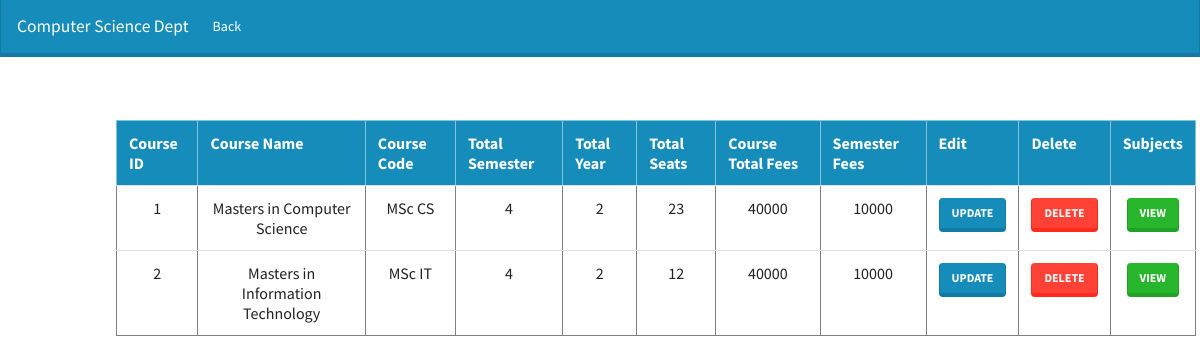
The page /Admin/view_courses.php on the database its author committed.
### tables this page shows
CREATE TABLE `course` (
  `cid` int(11) NOT NULL,
  `cname` varchar(70) NOT NULL,
  `ctotsem` int(11) NOT NULL,
  `ctotyear` int(11) NOT NULL,
  `ctotcapacity` int(11) NOT NULL,
  `ctotfees` int(11) NOT NULL,
  `csemfees` int(11) NOT NULL,
  `cshort` varchar(50) NOT NULL
);

### Admin/view_courses.php (the view, shortened to what this page needs)
<?php
$servername = "localhost";
$username = "root";
$password = "";
$myDB = "Web_Project";
extract ($_POST);
$conn = mysqli_connect($servername,$username,$password,$myDB);
$query = "SELECT * FROM course";
$data = mysqli_query($conn, $query);
$total= mysqli_num_rows($data);
if($total !=0)
{
  ?>
  <html>
  <head>
  <link rel="stylesheet" type="text/css" href="../css/style.css">
  </head>
  <center>
  <body>
    <nav class="navbar navbar-expand-lg navbar-dark bg-primary" style="margin-top: 0px !important;">
  <a class="navbar-brand" href="#">Computer Science Dept</a>
  <div class="collapse navbar-collapse" id="navbarColor01">
    <ul class="navbar-nav mr-auto">
      <li class="nav-item active">
        <a class="nav-link" href="index.php"><span class="iconify" data-icon="ic:baseline-arrow-back-ios-new" data-inline="false"></span>Back
        </a>
      </li>
    </ul>
  </div>
</nav>
<br>
<br>
<br>
<div class="container" style="margin-left: 86px">
<div class="col-12">
 <table border=1  class="table table-hover">
 <tr class="table-primary">
 <th>Course ID</th>
 <th>Course Name</th>
 <th>Course Code</th>
 <th>Total Semester</th>
 <th>Total Year</th>
  <th>Total Seats</th>
 <th>Course Total Fees</th>
  <th>Semester Fees</th>
  <th>Edit</th>
  <th>Delete</th>
  <th>Subjects</th>
 </tr>
  <?php
  while($result = mysqli_fetch_assoc($data))
  {
    echo "<tr id=".$result['cid'].">
 <td align='center'>".$result['cid']."</td>
 <td align='center' data-target='cname'>".$result['cname']."</td>
 <td align='center' data-target='cshort'>".$result['cshort']."</td>
 <td align='center' data-target='ctotsem'>".$result['ctotsem']."</td>
 <td align='center' data-target='ctotyear'>".$result['ctotyear']."</td>
 <td align='center' data-target='ctotcapacity'>".$result['ctotcapacity']."</td>
<td align='center' data-target='ctotfees'>".$result['ctotfees']."</td>
 <td align='center' data-target='csemfees'>".$result['csemfees']."</td>
 <td align='center'> <a id='b1' type='button' class='btn btn-primary' data-id=".$result['cid']." data-role='update'> Update </a></td>
<td align='center'><a href='del_course.php?id=$result[cid]' target='_top'><button type='submit' name='submit' class='btn btn-danger'>Delete</button></a></td>
<td align='center'><a href='show_courses2.php?id=$result[cid]' target='_top'><button type='submit' name='submit' class='btn btn-success'>View</button></a></td>
 </tr>";
 }
}
else
{
  echo "no record found";
}
?>
</table>
 </div>
 </div>
</body>
</center>
</html>

### rows shown on the page
course: cid "1", cname "Masters in Computer Science", cshort "MSc CS", ctotsem "4", ctotyear "2", ctotcapacity "23", ctotfees "40000", csemfees "10000"
course: cid "2", cname "Masters in Information Technology", cshort "MSc IT", ctotsem "4", ctotyear "2", ctotcapacity "12", ctotfees "40000", csemfees "10000"
